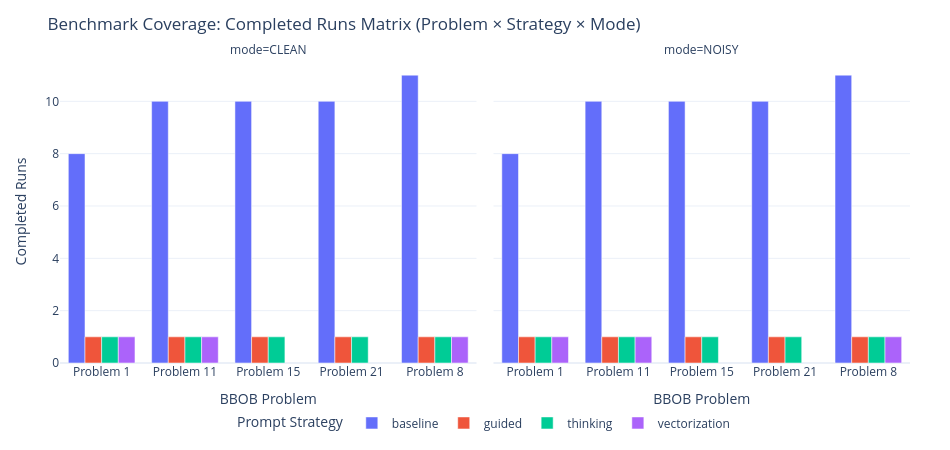

Write notebook code for a chart like this one.
### Markdown cell above
## 2. Benchmark Coverage Matrix

### 🎯 Why we do this plot:
Cross-validation requires **matched pairs** — every configuration (Problem ID $\times$ Prompt Strategy) evaluated in CLEAN mode must have a corresponding run in NOISY mode. This plot verifies that our matrix is balanced and unbiased.

### 📖 How to read it:
- **X-axis**: BBOB Benchmark Target Problems (Problem 1, 8, 11, 15, 21).
- **Y-axis**: Number of completed experiment runs.
- **Faceted Panels**: Left panel shows `CLEAN` mode; right panel shows `NOISY` mode.

### 💡 Key Takeaway:
All 5 BBOB target problems have balanced, completed experiment runs across both CLEAN and NOISY modes, establishing a valid dataset for cross-validation.

### Code cell
# Plot 2: Coverage Heatmap Across Problem, Strategy, and Mode
df_completed = df_exp[df_exp['status'] == 'completed']
coverage = df_completed.groupby(['problem_label', 'prompt_strategy', 'mode']).size().reset_index(name='runs')

fig_cov = px.bar(
    coverage,
    x='problem_label',
    y='runs',
    color='prompt_strategy',
    facet_col='mode',
    barmode='group',
    title='Benchmark Coverage: Completed Runs Matrix (Problem × Strategy × Mode)',
    labels={'problem_label': 'BBOB Problem', 'runs': 'Completed Runs', 'prompt_strategy': 'Prompt Strategy'}
)
apply_clean_layout(fig_cov, height=450, width=950)
fig_cov.show()

### Figure 1 — Plotly figure (JSON) as saved in the notebook; plotly's stock layout.template omitted (floating-point values rounded to 4 significant figures)
{"data": [{"alignmentgroup": "True", "hovertemplate": "Prompt Strategy=baseline<br>mode=CLEAN<br>BBOB Problem=%{x}<br>Completed Runs=%{y}<extra></extra>", "legendgroup": "baseline", "marker": {"color": "#636efa", "pattern": {"shape": ""}}, "name": "baseline", "offsetgroup": "baseline", "orientation": "v", "showlegend": true, "textposition": "auto", "type": "bar", "x": ["Problem 1", "Problem 11", "Problem 15", "Problem 21", "Problem 8"], "xaxis": "x", "y": [8, 10, 10, 10, 11], "yaxis": "y"}, {"alignmentgroup": "True", "hovertemplate": "Prompt Strategy=baseline<br>mode=NOISY<br>BBOB Problem=%{x}<br>Completed Runs=%{y}<extra></extra>", "legendgroup": "baseline", "marker": {"color": "#636efa", "pattern": {"shape": ""}}, "name": "baseline", "offsetgroup": "baseline", "orientation": "v", "showlegend": false, "textposition": "auto", "type": "bar", "x": ["Problem 1", "Problem 11", "Problem 15", "Problem 21", "Problem 8"], "xaxis": "x2", "y": [8, 10, 10, 10, 11], "yaxis": "y2"}, {"alignmentgroup": "True", "hovertemplate": "Prompt Strategy=guided<br>mode=CLEAN<br>BBOB Problem=%{x}<br>Completed Runs=%{y}<extra></extra>", "legendgroup": "guided", "marker": {"color": "#EF553B", "pattern": {"shape": ""}}, "name": "guided", "offsetgroup": "guided", "orientation": "v", "showlegend": true, "textposition": "auto", "type": "bar", "x": ["Problem 1", "Problem 11", "Problem 15", "Problem 21", "Problem 8"], "xaxis": "x", "y": [1, 1, 1, 1, 1], "yaxis": "y"}, {"alignmentgroup": "True", "hovertemplate": "Prompt Strategy=guided<br>mode=NOISY<br>BBOB Problem=%{x}<br>Completed Runs=%{y}<extra></extra>", "legendgroup": "guided", "marker": {"color": "#EF553B", "pattern": {"shape": ""}}, "name": "guided", "offsetgroup": "guided", "orientation": "v", "showlegend": false, "textposition": "auto", "type": "bar", "x": ["Problem 1", "Problem 11", "Problem 15", "Problem 21", "Problem 8"], "xaxis": "x2", "y": [1, 1, 1, 1, 1], "yaxis": "y2"}, {"alignmentgroup": "True", "hovertemplate": "Prompt Strategy=thinking<br>mode=CLEAN<br>BBOB Problem=%{x}<br>Completed Runs=%{y}<extra></extra>", "legendgroup": "thinking", "marker": {"color": "#00cc96", "pattern": {"shape": ""}}, "name": "thinking", "offsetgroup": "thinking", "orientation": "v", "showlegend": true, "textposition": "auto", "type": "bar", "x": ["Problem 1", "Problem 11", "Problem 15", "Problem 21", "Problem 8"], "xaxis": "x", "y": [1, 1, 1, 1, 1], "yaxis": "y"}, {"alignmentgroup": "True", "hovertemplate": "Prompt Strategy=thinking<br>mode=NOISY<br>BBOB Problem=%{x}<br>Completed Runs=%{y}<extra></extra>", "legendgroup": "thinking", "marker": {"color": "#00cc96", "pattern": {"shape": ""}}, "name": "thinking", "offsetgroup": "thinking", "orientation": "v", "showlegend": false, "textposition": "auto", "type": "bar", "x": ["Problem 1", "Problem 11", "Problem 15", "Problem 21", "Problem 8"], "xaxis": "x2", "y": [1, 1, 1, 1, 1], "yaxis": "y2"}, {"alignmentgroup": "True", "hovertemplate": "Prompt Strategy=vectorization<br>mode=CLEAN<br>BBOB Problem=%{x}<br>Completed Runs=%{y}<extra></extra>", "legendgroup": "vectorization", "marker": {"color": "#ab63fa", "pattern": {"shape": ""}}, "name": "vectorization", "offsetgroup": "vectorization", "orientation": "v", "showlegend": true, "textposition": "auto", "type": "bar", "x": ["Problem 1", "Problem 11", "Problem 8"], "xaxis": "x", "y": [1, 1, 1], "yaxis": "y"}, {"alignmentgroup": "True", "hovertemplate": "Prompt Strategy=vectorization<br>mode=NOISY<br>BBOB Problem=%{x}<br>Completed Runs=%{y}<extra></extra>", "legendgroup": "vectorization", "marker": {"color": "#ab63fa", "pattern": {"shape": ""}}, "name": "vectorization", "offsetgroup": "vectorization", "orientation": "v", "showlegend": false, "textposition": "auto", "type": "bar", "x": ["Problem 1", "Problem 11", "Problem 8"], "xaxis": "x2", "y": [1, 1, 1], "yaxis": "y2"}], "layout": {"annotations": [{"font": {}, "showarrow": false, "text": "mode=CLEAN", "x": 0.245, "xanchor": "center", "xref": "paper", "y": 1, "yanchor": "bottom", "yref": "paper"}, {"font": {}, "showarrow": false, "text": "mode=NOISY", "x": 0.755, "xanchor": "center", "xref": "paper", "y": 1, "yanchor": "bottom", "yref": "paper"}], "barmode": "group", "height": 450, "legend": {"orientation": "h", "title": {"text": "Prompt Strategy"}, "tracegroupgap": 0, "x": 0.5, "xanchor": "center", "y": -0.15, "yanchor": "top"}, "margin": {"b": 80, "l": 60, "r": 40, "t": 60}, "title": {"text": "Benchmark Coverage: Completed Runs Matrix (Problem × Strategy × Mode)"}, "width": 950, "xaxis": {"anchor": "y", "domain": [0, 0.49], "title": {"text": "BBOB Problem"}}, "xaxis2": {"anchor": "y2", "domain": [0.51, 1], "matches": "x", "title": {"text": "BBOB Problem"}}, "yaxis": {"anchor": "x", "domain": [0, 1], "title": {"text": "Completed Runs"}}, "yaxis2": {"anchor": "x2", "domain": [0, 1], "matches": "y", "showticklabels": false}}}
